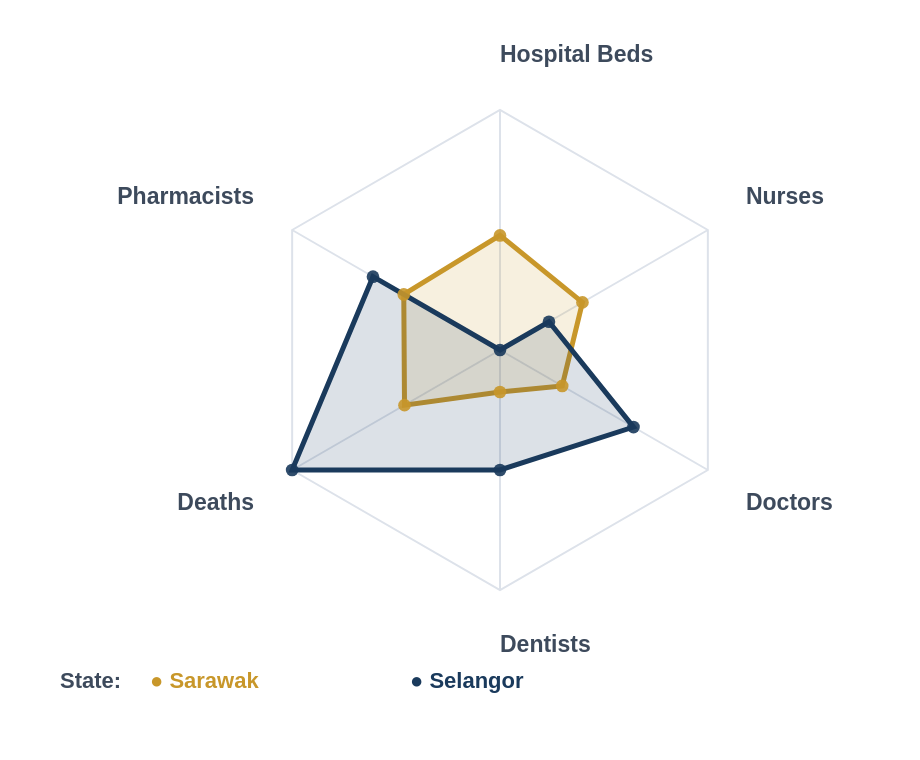

The Vega-Lite source for this figure:
### Vega specification from a JSON file in a GitHub repository (floating-point values rounded to 4 significant figures)
{"$schema": "https://vega.github.io/schema/vega/v5.json", "width": 460, "height": 380, "padding": {"top": 20, "left": 20, "right": 110, "bottom": 40}, "autosize": {"type": "fit", "contains": "padding"}, "signals": [{"name": "radius", "update": "120"}, {"name": "cx", "update": "230"}, {"name": "cy", "update": "155"}, {"name": "stateA", "value": "Sarawak", "bind": {"input": "select", "name": "State 1: ", "options": ["Johor", "Kedah", "Kelantan", "Melaka", "Negeri Sembilan", "Pahang", "Perak", "Perlis", "Pulau Pinang", "Sabah", "Sarawak", "Selangor", "Terengganu"]}}, {"name": "stateB", "value": "Selangor", "bind": {"input": "select", "name": "State 2: ", "options": ["Johor", "Kedah", "Kelantan", "Melaka", "Negeri Sembilan", "Pahang", "Perak", "Perlis", "Pulau Pinang", "Sabah", "Sarawak", "Selangor", "Terengganu"]}}], "data": [{"name": "raw", "values": [{"state": "Johor", "key": "Pharmacists", "value": 0.2963}, {"state": "Kedah", "key": "Pharmacists", "value": 0.4259}, {"state": "Kelantan", "key": "Pharmacists", "value": 0.3148}, {"state": "Melaka", "key": "Pharmacists", "value": 0.5556}, {"state": "Negeri Sembilan", "key": "Pharmacists", "value": 0.6481}, {"state": "Pahang", "key": "Pharmacists", "value": 0.463}, {"state": "Perak", "key": "Pharmacists", "value": 0.5741}, {"state": "Perlis", "key": "Pharmacists", "value": 0.7593}, {"state": "Pulau Pinang", "key": "Pharmacists", "value": 1.0}, {"state": "Sabah", "key": "Pharmacists", "value": 0.0}, {"state": "Sarawak", "key": "Pharmacists", "value": 0.463}, {"state": "Selangor", "key": "Pharmacists", "value": 0.6111}, {"state": "Terengganu", "key": "Pharmacists", "value": 0.4815}, {"state": "Johor", "key": "Hospital Beds", "value": 0.208}, {"state": "Kedah", "key": "Hospital Beds", "value": 0.166}, {"state": "Kelantan", "key": "Hospital Beds", "value": 0.4272}, {"state": "Melaka", "key": "Hospital Beds", "value": 0.2804}, {"state": "Negeri Sembilan", "key": "Hospital Beds", "value": 0.4446}, {"state": "Pahang", "key": "Hospital Beds", "value": 0.4547}, {"state": "Pulau Pinang", "key": "Hospital Beds", "value": 0.1195}, {"state": "Perak", "key": "Hospital Beds", "value": 1.0}, {"state": "Perlis", "key": "Hospital Beds", "value": 0.5376}, {"state": "Selangor", "key": "Hospital Beds", "value": 0.0}, {"state": "Terengganu", "key": "Hospital Beds", "value": 0.2929}, {"state": "Sabah", "key": "Hospital Beds", "value": 0.2494}, {"state": "Sarawak", "key": "Hospital Beds", "value": 0.4774}, {"state": "Johor", "key": "Nurses", "value": 0.09504}, {"state": "Kedah", "key": "Nurses", "value": 0.2149}, {"state": "Kelantan", "key": "Nurses", "value": 0.4215}, {"state": "Melaka", "key": "Nurses", "value": 0.686}, {"state": "Negeri Sembilan", "key": "Nurses", "value": 0.4628}, {"state": "Pahang", "key": "Nurses", "value": 0.5702}, {"state": "Perak", "key": "Nurses", "value": 0.4504}, {"state": "Perlis", "key": "Nurses", "value": 0.4959}, {"state": "Pulau Pinang", "key": "Nurses", "value": 1.0}, {"state": "Sabah", "key": "Nurses", "value": 0.0}, {"state": "Sarawak", "key": "Nurses", "value": 0.3967}, {"state": "Selangor", "key": "Nurses", "value": 0.2355}, {"state": "Terengganu", "key": "Nurses", "value": 0.4587}, {"state": "Johor", "key": "Doctors", "value": 0.2847}, {"state": "Kedah", "key": "Doctors", "value": 0.365}, {"state": "Kelantan", "key": "Doctors", "value": 0.8905}, {"state": "Melaka", "key": "Doctors", "value": 0.9124}, {"state": "Negeri Sembilan", "key": "Doctors", "value": 1.0}, {"state": "Pahang", "key": "Doctors", "value": 0.7226}, {"state": "Perak", "key": "Doctors", "value": 0.6204}, {"state": "Perlis", "key": "Doctors", "value": 0.9562}, {"state": "Pulau Pinang", "key": "Doctors", "value": 0.8321}, {"state": "Sabah", "key": "Doctors", "value": 0.0}, {"state": "Sarawak", "key": "Doctors", "value": 0.2993}, {"state": "Selangor", "key": "Doctors", "value": 0.6423}, {"state": "Terengganu", "key": "Doctors", "value": 0.7299}, {"state": "Johor", "key": "Dentists", "value": 0.3}, {"state": "Kedah", "key": "Dentists", "value": 0.325}, {"state": "Kelantan", "key": "Dentists", "value": 0.55}, {"state": "Melaka", "key": "Dentists", "value": 0.8}, {"state": "Negeri Sembilan", "key": "Dentists", "value": 0.75}, {"state": "Pahang", "key": "Dentists", "value": 0.75}, {"state": "Perak", "key": "Dentists", "value": 0.35}, {"state": "Perlis", "key": "Dentists", "value": 1.0}, {"state": "Pulau Pinang", "key": "Dentists", "value": 0.65}, {"state": "Sabah", "key": "Dentists", "value": 0.0}, {"state": "Sarawak", "key": "Dentists", "value": 0.175}, {"state": "Selangor", "key": "Dentists", "value": 0.5}, {"state": "Terengganu", "key": "Dentists", "value": 0.725}, {"state": "Johor", "key": "Deaths", "value": 0.5946}, {"state": "Kedah", "key": "Deaths", "value": 0.1622}, {"state": "Kelantan", "key": "Deaths", "value": 0.4865}, {"state": "Melaka", "key": "Deaths", "value": 0.5946}, {"state": "Negeri Sembilan", "key": "Deaths", "value": 0.4054}, {"state": "Pahang", "key": "Deaths", "value": 0.4865}, {"state": "Perak", "key": "Deaths", "value": 0.0}, {"state": "Perlis", "key": "Deaths", "value": 0.2162}, {"state": "Pulau Pinang", "key": "Deaths", "value": 0.3514}, {"state": "Sabah", "key": "Deaths", "value": 0.973}, {"state": "Sarawak", "key": "Deaths", "value": 0.4595}, {"state": "Selangor", "key": "Deaths", "value": 1.0}, {"state": "Terengganu", "key": "Deaths", "value": 0.4595}]}, {"name": "tableA", "source": "raw", "transform": [{"type": "filter", "expr": "datum.state === stateA"}, {"type": "formula", "as": "category", "expr": "0"}]}, {"name": "tableB", "source": "raw", "transform": [{"type": "filter", "expr": "datum.state === stateB"}, {"type": "formula", "as": "category", "expr": "1"}]}, {"name": "table", "source": ["tableA", "tableB"]}, {"name": "keys", "source": "table", "transform": [{"type": "aggregate", "groupby": ["key"]}]}], "scales": [{"name": "angular", "type": "point", "range": {"signal": "[-PI, PI]"}, "padding": 0.5, "domain": {"data": "table", "field": "key"}}, {"name": "radial", "type": "linear", "range": {"signal": "[0, radius]"}, "zero": true, "nice": false, "domain": [0, 1], "domainMin": 0}, {"name": "color", "type": "ordinal", "domain": [0, 1], "range": ["#c8972a", "#1a3a5c"]}], "encode": {"enter": {"x": {"value": 0}, "y": {"value": 0}}}, "marks": [{"type": "group", "zindex": 1, "encode": {"enter": {"x": {"signal": "cx"}, "y": {"signal": "cy"}}}, "from": {"facet": {"data": "table", "name": "facet", "groupby": ["category"]}}, "marks": [{"type": "line", "from": {"data": "facet"}, "encode": {"enter": {"interpolate": {"value": "linear-closed"}, "x": {"signal": "scale('radial', datum.value) * cos(scale('angular', datum.key))"}, "y": {"signal": "scale('radial', datum.value) * sin(scale('angular', datum.key))"}, "stroke": {"scale": "color", "field": "category"}, "strokeWidth": {"value": 2.5}, "fill": {"scale": "color", "field": "category"}, "fillOpacity": {"value": 0.15}}}}]}, {"type": "rule", "name": "radial-grid", "from": {"data": "keys"}, "zindex": 0, "encode": {"enter": {"x": {"signal": "cx"}, "y": {"signal": "cy"}, "x2": {"signal": "cx + radius * cos(scale('angular', datum.key))"}, "y2": {"signal": "cy + radius * sin(scale('angular', datum.key))"}, "stroke": {"value": "#dde2ea"}, "strokeWidth": {"value": 1}}}}, {"type": "line", "name": "outer-line", "from": {"data": "radial-grid"}, "encode": {"enter": {"interpolate": {"value": "linear-closed"}, "x": {"field": "x2"}, "y": {"field": "y2"}, "stroke": {"value": "#dde2ea"}, "strokeWidth": {"value": 1}}}}, {"type": "text", "name": "key-label", "from": {"data": "keys"}, "zindex": 1, "encode": {"enter": {"x": {"signal": "cx + (radius + 22) * cos(scale('angular', datum.key))"}, "y": {"signal": "cy + (radius + 22) * sin(scale('angular', datum.key))"}, "text": {"field": "key"}, "align": [{"test": "abs(scale('angular', datum.key)) > PI / 2", "value": "right"}, {"value": "left"}], "baseline": [{"test": "scale('angular', datum.key) > 0.3", "value": "top"}, {"test": "scale('angular', datum.key) < -0.3", "value": "bottom"}, {"value": "middle"}], "fill": {"value": "#3d4a5c"}, "fontSize": {"value": 11.5}, "fontWeight": {"value": "600"}}}}, {"type": "symbol", "from": {"data": "table"}, "zindex": 2, "encode": {"enter": {"x": {"signal": "cx + scale('radial', datum.value) * cos(scale('angular', datum.key))"}, "y": {"signal": "cy + scale('radial', datum.value) * sin(scale('angular', datum.key))"}, "size": {"value": 40}, "fill": {"scale": "color", "field": "category"}, "opacity": {"value": 0.9}, "tooltip": {"signal": "{'State': datum.state, 'Metric': datum.key, 'Normalised score': format(datum.value, '.3f')}"}}}}, {"type": "text", "encode": {"enter": {"x": {"value": 10}, "y": {"signal": "cy + radius + 40"}, "text": {"value": "State:"}, "fill": {"value": "#3d4a5c"}, "fontSize": {"value": 11}, "fontWeight": {"value": "bold"}, "align": {"value": "left"}, "baseline": {"value": "top"}}}}, {"type": "text", "encode": {"update": {"x": {"value": 55}, "y": {"signal": "cy + radius + 40"}, "text": {"signal": "'● ' + stateA"}, "fill": {"value": "#c8972a"}, "fontSize": {"value": 11}, "fontWeight": {"value": "bold"}, "align": {"value": "left"}, "baseline": {"value": "top"}}}}, {"type": "text", "encode": {"update": {"x": {"value": 185}, "y": {"signal": "cy + radius + 40"}, "text": {"signal": "'● ' + stateB"}, "fill": {"value": "#1a3a5c"}, "fontSize": {"value": 11}, "fontWeight": {"value": "bold"}, "align": {"value": "left"}, "baseline": {"value": "top"}}}}]}
